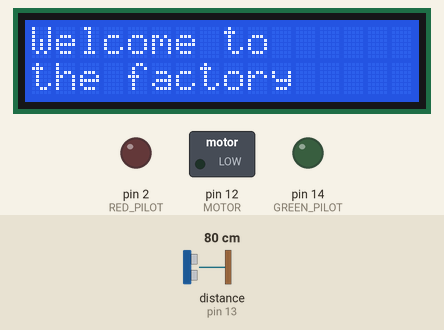
Recording of a sketch running on a simulated Arduino Uno, built with avr-gcc and run on an emulated ATmega328P. Shown: 16×2 character LCD, switched loads named in the sketch (green lamp = pin HIGH), output pins drawn as LEDs (lit = HIGH). Wiring (inferred from the names in the program): ultrasonic range finder: trigger pin 15; echo pin 13. The test bench sets the inputs (shaded band); at power-on: distance to the obstacle (sensor on pin 13) 80 cm. The echo pulse lasts 58.3 µs per cm; pins used as bus, display or sensor lines are not drawn; what the sketch prints to the serial monitor is not drawn.

Above: at 1.6 s.
At 3.7 s:
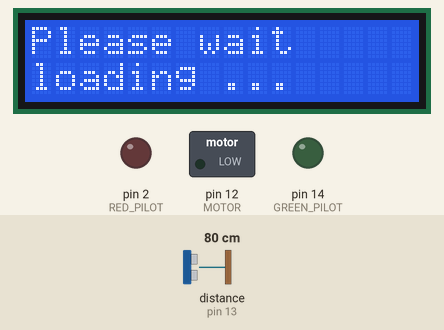
At 4.7 s:
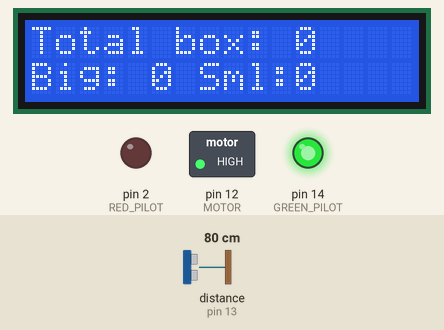
Timing chart, 0 to 6.2 s (numbered marks = the images above):
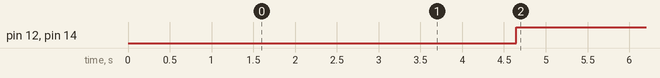

Measured:
- by itself, pin 12 (MOTOR), pin 14 (GREEN_PILOT): LOW → HIGH at 4.6 s
- what the display in image 0 shows lasts 2.0 s, from 1.6 s to 3.6 s
- what the display in image 1 shows lasts 1.0 s, from 3.6 s to 4.6 s

The sketch:

esp8266_code.ino
```cpp
#include <LiquidCrystal_I2C.h>
#include "Ubidots.h"

// set the LCD number of columns and rows
#define lcdColumns 16
#define lcdRows 2
LiquidCrystal_I2C lcd(0x27, lcdColumns, lcdRows);

//servo motor
#define SERVO D0
//HMI
#define SCL D1
#define SDA D2
//control factory
#define RELE D3
//pilot
#define RED_PILOT D4
#define GREEN_PILOT D5
//motor
#define MOTOR D6
//ultrasonic
#define ULT_ECHO  D7
#define ULT_TRIG  D8

//wifi
#define DEVICE  "5ccf7fd91701" //LA DIRECCION DE TU CUENTA EN LA PLATAFORMA IBIDOTS
#define SWITCH1  "sw_on"//
#define SWITCH2  "sw_off"
#define TOKEN  "BBFF-uhuuvMLx0B8BkrdbxHp9efBkKKb1bp"
#define WIFISSID "XIMENA"
#define PASSWORD "23984789"

Ubidots client(TOKEN);
//pin macros
#define D0   16 //GPIO16 - WAKE UP
#define D1   5  //GPIO5
#define D2   4  //GPIO4
#define D3   0  //GPIO0
#define D4   2  //GPIO2 - TXD1

#define D5   14 //GPIO14 - HSCLK
#define D6   12 //GPIO12 - HMISO
#define D7   13 //GPIO13 - HMOSI - RXD2
#define D8   15 //GPIO15 - HCS   - TXD2
#define RX   3  //GPIO3 - RXD0
#define TX   1  //GPIO1 - TXD0

//control macros
#define ON  1
#define OFF 0

//code for comunication
#define STOP  0
#define START 1
#define NOTHING 2

//servo
#define BACK  2
#define GO  1


//box macros
#define BIG 2
#define SMALL 1
#define NO_BOX  0

#define SW_ON  "sw_on"
#define SW_OFF "sw_off"

char *msg1 = "Welcome to";
char *msg2 = "the factory";
char *msg3 = "Please wait";
char *msg4 = "loading ...";

char *msg5 = "Total box: ";
char *msg6 = "Big:";
char *msg7 = "Sml:";

char *msg8 = "Factory stopped";
char *msg9 = "plase wait";

char *msg10 = "Factory starting";

char *ubidot_big = "bigBox";
char *ubidot_small = "smallBox";
char *ubidot_total = "totalBox";

//configuration
void pin_configuration(void);
void servo_control(int state);
int ultrasonic_control(void);
int check_ultrasonic(void);
int check_box(void);
void LCD_init(void);
void LCD_stop(void);
void LCD_go(void);
void LCD_show(int total,int big, int small);
void pilots_control(int state);
void rele_control(int state);
void motor_control(int state);
int pulsIn(void);

//wifi
void send(int value, char const *ptr);
int receive(void);

//variables globales
int factory_state = ON;
int total_box = 0, big_box = 0, small_box = 0;
int flag_servo = 0; //1=big_box y 0 = small_box
int flag_on = 0;
int flag_off = 0;

//int i=0;

void setup(){
  pin_configuration();
  LCD_init();
  Serial.println("\n\ngo\n\n");
}

void loop(){
  Serial.print("factp state: ");
  Serial.println(factory_state);
  if(factory_state == ON){
    Serial.println("\n\nok\n\n");
    if(flag_on == 1){
      LCD_go();
    }
    flag_on = 0;

    if(total_box == 0){
      LCD_show(0,0,0);
    }
    rele_control(ON);
    pilots_control(ON);
    motor_control(ON);


    int aux_box;

    aux_box = check_box();
    switch (aux_box)
    {
    case BIG:
      big_box++;
      flag_servo = 1;
      break;
    case SMALL:
      small_box++;
      break;
    }


    total_box = big_box + small_box;

    LCD_show(total_box,big_box,small_box);

    delay(5000);    //time from sensor to servo motor

    if (flag_servo == 1){
      motor_control(OFF);
      servo_control(GO);
      delay(2000);
      servo_control(OFF);
      delay(1000);
      servo_control(BACK);
      delay(2000);
      servo_control(OFF);
      motor_control(ON);
      flag_servo = 0;
    }

    ///////////////////////////
    /*
    big_box = i;
    small_box = i+1;
    total_box = big_box + small_box;
    i++;*/
    ///////////////////////////

    //LCD_show(total_box,big_box,small_box);

    send(total_box,ubidot_total);
    send(big_box,ubidot_big);
    send(small_box,ubidot_small);

    Serial.println(total_box);
    Serial.println(big_box);
    Serial.println(small_box);


    int test_ubi = receive();
    Serial.print("factp state: ");
    Serial.println(factory_state);
    Serial.print("test: ");
    Serial.println(test_ubi);
    if(test_ubi == 0){
      factory_state = OFF;
      flag_off = ON;
    }
    Serial.print("factp state: ");
    Serial.println(factory_state);
  }
  else{
    Serial.println("error");
    if(flag_off == 1){
      LCD_stop();
    }
    flag_off = 0;
    rele_control(OFF);
    pilots_control(OFF);
    motor_control(OFF);

    delay(1000);

    if(receive() == 1){
      factory_state = ON;
      flag_on = ON;
    }
  }
}

/////////////////////////////////////////////

void pin_configuration(void){
  //Serial config
  Serial.begin(9600);
  //Wifi config
  client.wifiConnect(WIFISSID, PASSWORD);
  //Pin config
  pinMode(ULT_TRIG,OUTPUT);
  pinMode(ULT_ECHO,INPUT);
  pinMode(RELE,OUTPUT);
  pinMode(RED_PILOT,OUTPUT);
  pinMode(GREEN_PILOT,OUTPUT);
  pinMode(MOTOR,OUTPUT);
  // initialize LCD
  lcd.init();
  // turn on LCD backlight
  lcd.backlight();
}

void servo_control(int state){
  switch (state){
  case GO:          //rotate 90 degrees
    analogWrite(SERVO,100);
    break;
  case BACK:       //rotate -90 degrees
    analogWrite(SERVO,76);
    break;
  case OFF:       //Turn off servo
    analogWrite(SERVO,0);
    break;
  }
}
/////////////// Distance acquisition by treating the "time" parameter/////////////////////////////

int ultrasonic_control(void){
  digitalWrite(ULT_TRIG,HIGH);/////////////////////////////////
  delayMicroseconds(10);     //Pulse of exitation
  digitalWrite(ULT_TRIG,LOW);/////////////////////////////////

  int time,distancia;
  time = pulseIn(ULT_ECHO,HIGH);
  distancia = time/58.2;//pulse width treatment to obtain the distance in centimeters

  Serial.println("\nlectura");
  Serial.println(distancia);

  return distancia;
}
//////////////////////////////////////////////////////////////////////////////////////////////////

///////////////we check what box size//////////////////////////////////////////////////////////////
int check_box(void){
  int distance;
  distance = check_ultrasonic();

  if(distance < 15)
    return BIG;
  else if((distance >15) && (distance < 25))
    return SMALL;
  else
    return NO_BOX;
}
/////////////////////////////////////////////////////////////////////////////////////////////////

////////////////WE AVERAGE FIVE SAMPLES OF DISTANCES OBTAINED///////////////////////////////////
int check_ultrasonic(void){
  int sample[5];
  int avrg=0;

  for(int i=0; i<5; i++){
    sample[i] = ultrasonic_control();
  }

  for(int i=0; i<5; i++){
    avrg = avrg + sample[i];
  }
  Serial.println("\nAvg");
  Serial.println(avrg);
  return avrg/5;
}
////////////////////////////////////////////////////////////////////////////////////////////////

//////////////////WE CONTROL THE STATE OF THE RED AND BLUE LEDS////////////////////////////////
void pilots_control(int state){
  switch (state)
  {
  case ON:
    digitalWrite(GREEN_PILOT,HIGH);
    digitalWrite(RED_PILOT,LOW);
    break;

  case OFF:
    digitalWrite(GREEN_PILOT,LOW);
    digitalWrite(RED_PILOT,HIGH);
    break;
  }
}
////////////////////////////////////////////////////////////////////////////////////////////////

/////////////////WE CONTROL THE STATE OF THE RELAY//////////////////////////////////////////////
void rele_control(int state){
  if (state == ON)
    digitalWrite(RELE,HIGH);
  else
    digitalWrite(RELE,LOW);
}


void motor_control(int state){
  if(state == ON)
    digitalWrite(MOTOR,HIGH);
  else
    digitalWrite(MOTOR,LOW);
}
////////////////////////////////////////////////////////////////////////////////////////////////

///////////////WE ASSIGN MESSAGES//////////////////////////////////////////////////
void LCD_init(void){
  lcd.clear();
  lcd.setCursor(0,0);
  lcd.print(msg1);//"Welcome to"
  lcd.setCursor(0,1);
  lcd.print(msg2);//"the factory"
  delay(2000);
  lcd.clear();
  lcd.setCursor(0,0);
  lcd.print(msg3);//"Please wait"
  lcd.setCursor(0,1);
  lcd.print(msg4);//"loading ..."
  delay(1000);
}
////////////////////////////////////////////////////////////////////////////////////////////////

////////////////WE ASSIGN THE MESSAGE//////////////////////////////////////////////////////////
void LCD_stop(void){
  lcd.clear();
  lcd.setCursor(0,0);
  lcd.print(msg8);//"Factory stopped"
  lcd.setCursor(0,1);
  lcd.print(msg9);//"plase wait"
}
////////////////////////////////////////////////////////////////////////////////////////////////

////////////////WE ASSIGN THE MESSAGE//////////////////////////////////////////////////////////
 void LCD_go(void){
  lcd.clear();
  lcd.setCursor(0,0);
  lcd.print(msg10);//"Factory starting"
  lcd.setCursor(0,1);
  lcd.print(msg9);//"plase wait"
}
////////////////////////////////////////////////////////////////////////////////////////////////

////////////////WE ASSIGN THE MESSAGE//////////////////////////////////////////////////////////
void LCD_show(int total,int big, int small){
  lcd.clear();
  lcd.setCursor(0,0);
  lcd.print(msg5);//"Total box: "
  lcd.setCursor(11,0);
  lcd.print(total);//TOTAL BOXES

  lcd.setCursor(0,1);
  lcd.print(msg6);//"Big:"
  lcd.setCursor(5,1);
  lcd.print(big);//AMOUNT OF BIG BOXES

  lcd.setCursor(7,1);
  lcd.print(msg7);//"Sml:"
  lcd.setCursor(11,1);
  lcd.print(small);//AMOUNT OF SMALL BOXES
}
////////////////////////////////////////////////////////////////////////////////////////////////

////////////////SENDING DATA TO THE UBIDOTS PLATFORM ///////////////////////////////////////////
void send(int value, char const *ptr){
  client.add(ptr,value);
  client.send();
  delay(100);
}
////////////////////////////////////////////////////////////////////////////////////////////////

////////////////SENDING DATA TO THE UBIDOTS PLATFORM ///////////////////////////////////////////
int receive(void){
  Serial.println("receive");
  int sw_on, sw_off, check;
  sw_on = client.get(DEVICE,SW_ON);
  sw_off = client.get(DEVICE,SW_OFF);
  Serial.println("Gotcha");
  Serial.println(sw_on);
  Serial.println(sw_off);
  delay(300);

  if((sw_off == OFF) && (sw_on == OFF)){
    return NOTHING;
  }
  else if ((sw_off == ON) && (sw_on == OFF)){
    check = OFF;
  }
  else if((sw_off == OFF) && (sw_on == ON)){
    check = ON;
  }
  else{
    return NOTHING;
  }

  if((factory_state == ON) && (check == ON)){
    return NOTHING;
  }
  if((factory_state == OFF) && (check == ON)){
    return ON;
  }
  if((factory_state == ON) && (check == OFF)){
    return OFF;
  }
  if((factory_state == OFF) && (check == OFF)){
    return NOTHING;
  }
}
////////////////////////////////////////////////////////////////////////////////////////////////
```
